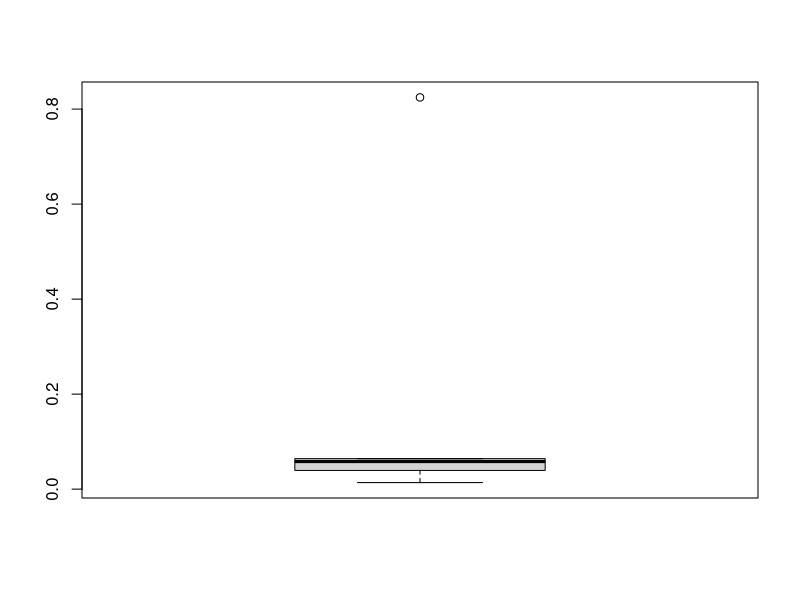
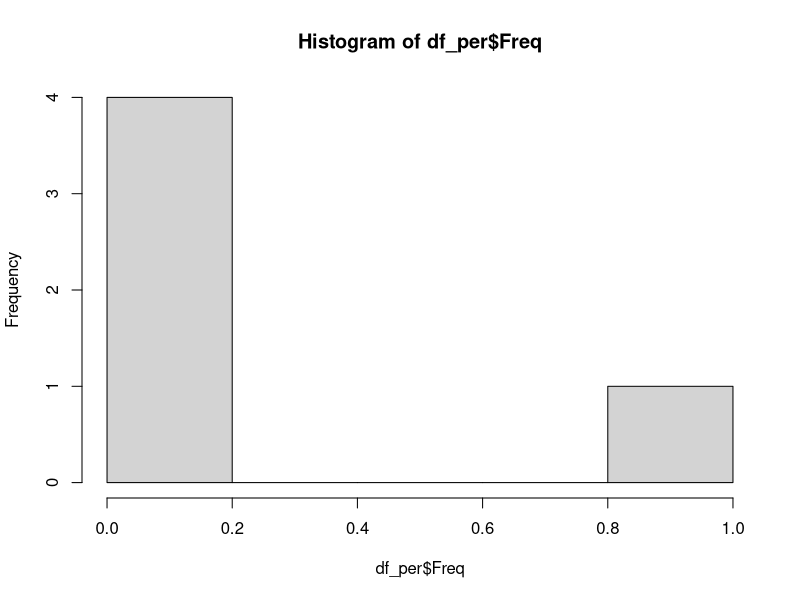
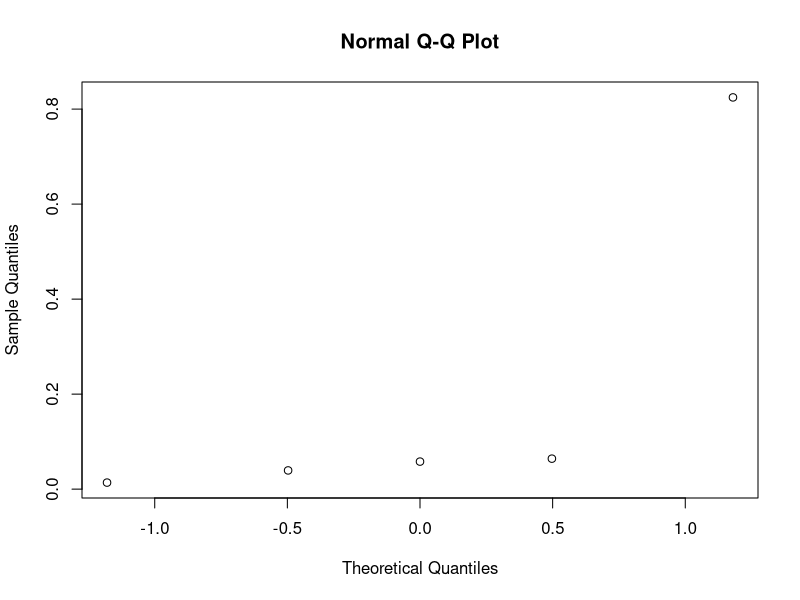
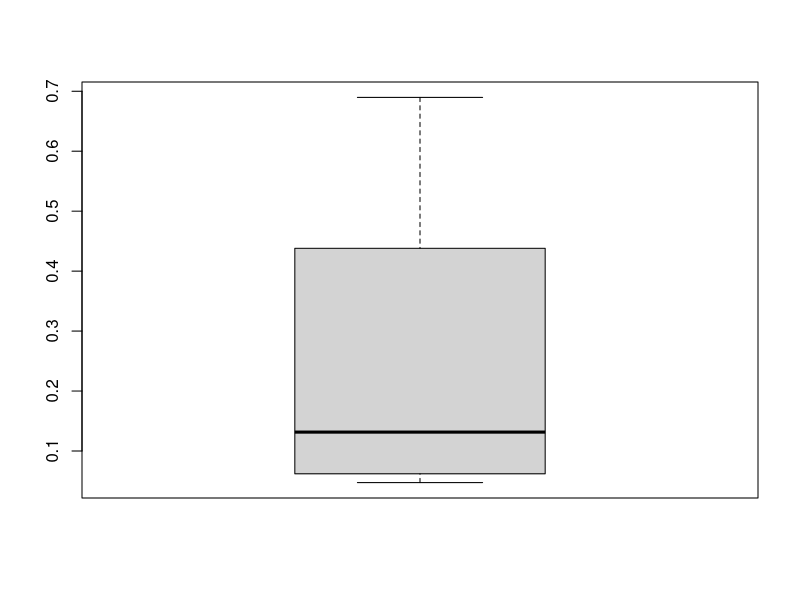
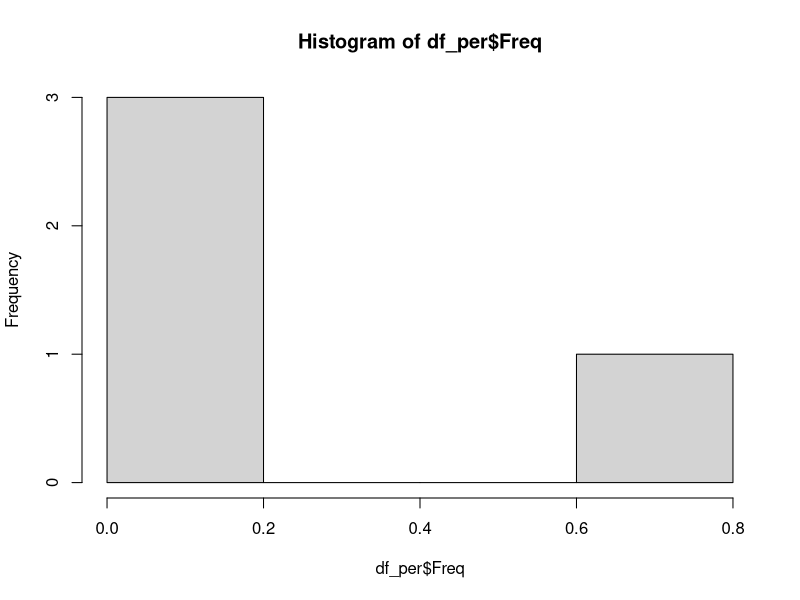
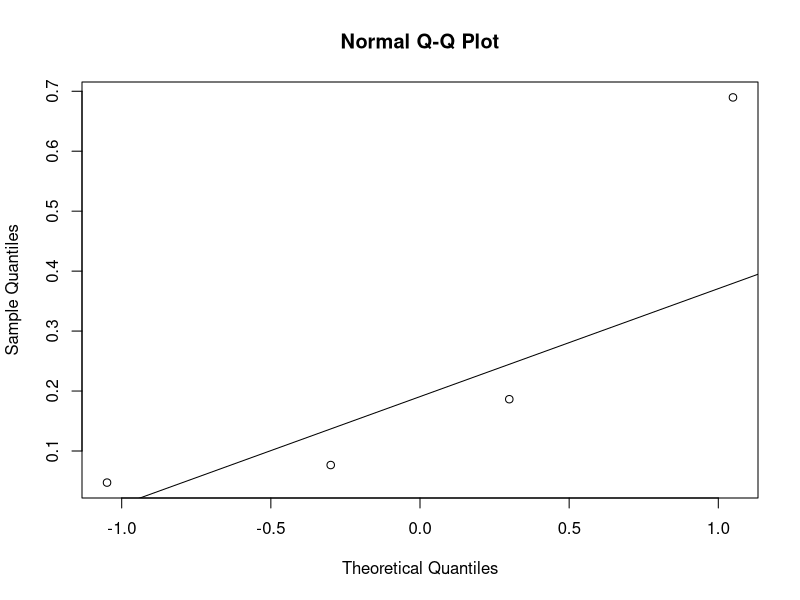

R code for these plots, in order:
# Analisis Descriptivo
lanzamientosConsecutivos <- read.csv('Tratamiento Rendimiento/lanzamientos-consecutivos.csv')
notasCategorizadas <- read.csv('Tratamiento Rendimiento/notaFinal-categorizada.csv')
str(lanzamientosConsecutivos)
str(notasCategorizadas)

#Libraries
library(dplyr)

#Analisis Nota Final
df_per <-as.data.frame(prop.table(table(notasCategorizadas$rendimiento)))
#Ordenar por frecuencia
df_per <- df_per %>% arrange(Freq)

#Boxplot de frecuencia/ Caja de Bigotes para identificar valores atipicos y luego excluirlos
#Mandar como parametro un vector numero continuo
boxplot(df_per$Freq)

#Histogramas - densidad de los valores
hist(df_per$Freq)

#Verificar si la distribucion es normal QQ-plot - si se mira una diagonal es distribucion normal
qqnorm(df_per$Freq)



#Analisis Asistencia Lanzamientos 
tableAsistencia <- table(lanzamientosConsecutivos$asistencia)
propAsistencia <- prop.table(tableAsistencia)

df_per <-as.data.frame(propAsistencia)
#Ordenar por frecuencia
df_per <- df_per %>% arrange(Freq)

#Boxplot de frecuencia/ Caja de Bigotes para identificar valores atipicos y luego excluirlos
#Mandar como parametro un vector numero continuo
boxplot(df_per$Freq)

#Histogramas - densidad de los valores
hist(df_per$Freq)

#Verificar si la distribucion es normal QQ-plot - si se mira una diagonal es distribucion normal
qqnorm(df_per$Freq)
qqline(df_per$Freq)

